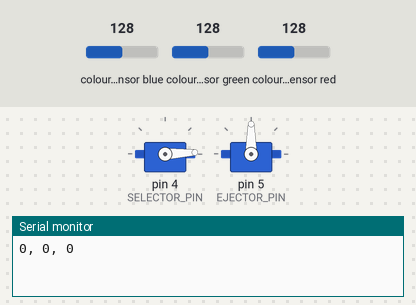
The sketch below on a simulated Arduino Uno, built with avr-gcc and run on an emulated ATmega328P. Parts: 2 × servo, the last lines printed to the serial monitor. Inputs (shaded band) come from the test bench; at power-on: colour sensor blue 128, colour sensor green 128, colour sensor red 128.

Above: at 0.05 s.
At 1.15 s:
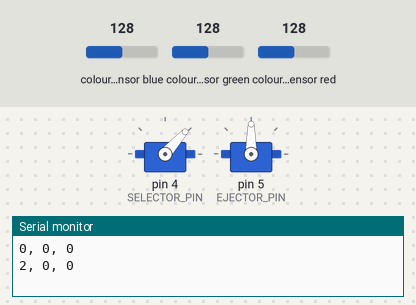
At 2.3 s:
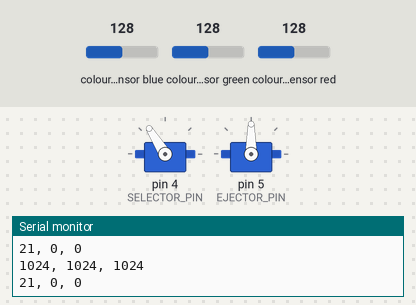
At 4.55 s:
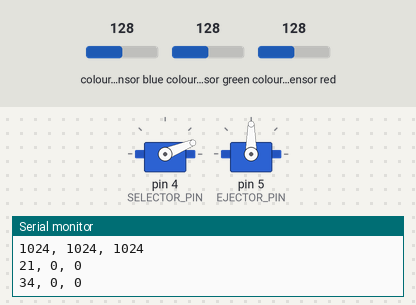
Timing chart, 0 to 6.1 s (numbered marks = the images above):
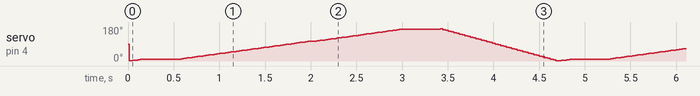

The sketch:

ColorSorter.ino
```cpp
//
// A (little) brick by color sorter
//
// Components:
// * selector: selects a brick and moves it to the detector and ejector.
// * detector: detects the color of a brick and maps oit to a color number
// * ejector: moves a brick to a bucket based on the color number
//

#include "ColorSelector.h"
#include "ColorDetector.h"
#include "ColorEjector.h"

// the components used by the sorter
#define SELECTOR_PIN 4
ColorSelector selector(SELECTOR_PIN);
ColorDetector detector;
#define EJECTOR_PIN 5
ColorEjector ejector(EJECTOR_PIN);

#define SORTER_STATE_ERROR 0
#define SORTER_STATE_INIT 1
#define SORTER_STATE_SELECT_FUNNEL 2
#define SORTER_STATE_SELECT_DETECT 3
#define SORTER_STATE_DETECT 4
#define SORTER_STATE_EJECT 5
int sorter_state = SORTER_STATE_INIT;

void setup() {
  Serial.begin(115200);
  while (! Serial) ;

  // start the engine
  if (! selector.begin()) {
    Serial.println(F("Failed to setup selector!"));
    sorter_state = SORTER_STATE_ERROR;
  }
  if (! detector.begin()) {
    Serial.println(F("Failed to setup detector!"));
    sorter_state = SORTER_STATE_ERROR;
  }
  if (! ejector.begin()) {
    Serial.println(F("Failed to setup ejector!"));
    sorter_state = SORTER_STATE_ERROR;
  }
}

void loop() {
  // FSM to run the sorter
  switch (sorter_state) {
    case SORTER_STATE_INIT:
      selector.home();
      sorter_state = SORTER_STATE_SELECT_FUNNEL;
      break;
    case SORTER_STATE_SELECT_FUNNEL:
      selector.funnel();
      // TODO: wait for brick dropped from funnel
      delay(400);
      sorter_state = SORTER_STATE_SELECT_DETECT;
      break;
    case SORTER_STATE_SELECT_DETECT:
      selector.detector();
      sorter_state = SORTER_STATE_DETECT;
      break;
    case SORTER_STATE_DETECT:
      if (detector.bucketAvailable()) {
        sorter_state = SORTER_STATE_EJECT;
      }
      break;
    case SORTER_STATE_EJECT:
      ejector.select(detector.bucket());
      selector.ejector();
      sorter_state = SORTER_STATE_INIT;
      // TODO: wait for brick dropped to ejector
      delay(400);
      break;
    case SORTER_STATE_ERROR:
      Serial.println(F("**error detected: stopped!"));
      break;
    default:
      Serial.println(F("invalid state!"));
      break;
  }
  Serial.print(selector.pos() / 5); Serial.print(", ");
  Serial.print(detector.bucket()); Serial.print(", ");
  Serial.print(ejector.pos() / 5); Serial.println();

}
```

ColorDetector.h
```cpp
#ifndef ColorDetector_h
#define ColorDetector_h

#include <Arduino.h>
#include "ColorSensor.h"
#include "ColorMapper.h"

// ColorDetector: detects the color of a brick and maps oit to a color number
// known operations:
// * measure the color of a brick
// * map a color value ot a color number
class ColorDetector {
private:
  int measure_ms = 400;
  int color_nr = 0;
  ColorSensor sensor;
public:
  ColorDetector() {}
  int begin() { return sensor.begin(); }
  int bucketAvailable() {
    sensor.read();
    /* add some trace infor */
    Serial.print(sensor.r); Serial.print(", ");
    Serial.print(sensor.g); Serial.print(", ");
    Serial.print(sensor.b); Serial.println();

    color_nr = ColorMapper::detect(sensor.r, sensor.g, sensor.b);
    color_nr += 1;
    return 1; }
  int bucket() { return color_nr; }
};

#endif
```

ColorEjector.h
```cpp
#ifndef ColorEjector_h
#define ColorEjector_h

#include <Arduino.h>
#include "ColorServo.h"

// ColorEjector: moves a brick to a bucket based on the color number
// knows the posotion of a bucket by number.
class ColorEjector : public ColorServo {
private:
  int bucketStep_deg = 10;
public:
  ColorEjector(int pin) : ColorServo(pin) { }
  int begin() { servo.attach(servoPin); return 1; }
  int select(int bucket) {
    int endPos_deg = bucket*bucketStep_deg;
    if (endPos_deg > pos_deg)
      inc(endPos_deg, 1);
    else
      dec(endPos_deg, 1);
    return bucket;
  }
};

#endif
```

ColorMapper.h
```cpp
/*
 * ColorMapper - Maps the color of a brick to a list of colors
 */
#ifndef ColorMapper_h
#define ColorMapper_h

#include <Arduino.h>

namespace ColorMapper {
/* color definition */
typedef int color[3]; /* RGB color values */
#define red(c)    c[0]
#define blue(c)   c[1]
#define green(c)  c[2]

/* List of values */
const int MAX_BRICKS=16;
color bricks[MAX_BRICKS] = {
  { 141, 198, 182 },  /*  0: blank */
  { 107, 163, 140 },  /*  1: black */
  { 172, 246, 233 },  /*  2: light grey */
  { 133, 194, 175 },  /*  3: dark grey */
  { 158, 229, 219 },  /*  4: light blue */
  { 131, 200, 183 },  /*  5: dark blue */
  { 317, 406, 397 },  /*  6: white */
  { 236, 307, 273 },  /*  7: light brown */
  { 162, 185, 146 },  /*  8: middle brown */
  { 141, 182, 156 },  /*  9: brown */
  { 149, 175, 149 },  /* 10: darker brown */
  { 158, 183, 155 },  /* 11: orange brown */
  { 178, 178, 159 },  /* 12: red */
  { 132, 167, 144 },  /* 13: red brown */
  { 121, 163, 139 },  /* 14: dark brown */
  { 136, 190, 164 }   /* 15: darkest brown */
};

int distance (color c1, color c2)
{
  int result = 0;
  result += abs(red(c2) - red(c1));
  result += abs(green(c2) - green(c1));
  result += abs(blue(c2) - blue(c1));
  return result;
}
int detect_limit = 10;
int detect(color ref, int limit=detect_limit) {
  int result = -1;
  int best = 256 + 256 + 256;
  for (int i = 0; i < MAX_BRICKS; i++) {
    int actual = distance(bricks[i], ref);
    if (actual > limit)
      continue;
    if (actual > best)
      continue;
     result = i;
     best = actual;
  }
  return result;
}
int detect(int r, int g, int b, int limit=detect_limit) {
  color ref;
  red(ref) = r; green(ref) = g; blue(ref) = b;
  return detect(ref, limit);
}
}
#endif
```

ColorSelector.h
```cpp
#ifndef ColorSelector_h
#define ColorSelector_h

#include <Arduino.h>
#include "ColorServo.h"

// ColorSelector: selects a brick and moves it to the detector and ejector.
// known positions:
// * funnel
// * detector
// * ejector
// * home
class ColorSelector : public ColorServo {
private:
  int homePos_deg = 0;
  int funnelPos_deg = 5+5;
  int detectorPos_deg = 95+10;
  int ejectorPos_deg = 170;
public:
  ColorSelector(int pin) : ColorServo(pin) {}
  void home() { dec(homePos_deg, 2); }
  void funnel() { inc(funnelPos_deg, 1); }
  void detector() { inc(detectorPos_deg, 1); }
  void ejector() { inc(ejectorPos_deg, 1); }
};

#endif
```

ColorSensor.h
```cpp
#ifndef ColorSensor_h
#define ColorSensor_h

#include <Arduino.h>
// I2C device with address 39
#include "Adafruit_APDS9960.h"

// ColorSensor: measures the color of a single brick
//
// * read: reads a live color value
// * r,g,b: access to the color values read
//
class ColorSensor {
private:
  int delay_ms = 5;
  Adafruit_APDS9960 sensor;
public:
  uint16_t r, g, b, c;
public:
  ColorSensor() {}
  int begin() {
    int ret = sensor.begin();
    if (ret != 0) {
      sensor.enableColor(true);
    }
    return ret;
  }
  void read() {
    while (! sensor.colorDataReady()) {
      delay(delay_ms);
    }
    sensor.getColorData(&r, &g, &b, &c);
  }
};
#endif
```

ColorServo.h
```cpp
#ifndef ColorServo_h
#define ColorServo_h

#include <Arduino.h>
#include <Servo.h>
// ColorServo: basic servo handling.
class ColorServo {
protected:
  int delay_ms = 15;
  int pos_deg = 0;
  int servoPin;
  Servo servo;
public:
  ColorServo(int pin) { servoPin = pin; }
  int begin() { servo.attach(servoPin); return 1; }
  int pos() { return pos_deg; }
protected:
  void inc(int step_deg) { servo.write(pos_deg); delay(delay_ms); pos_deg += step_deg; }
  void inc(int stopPos_deg, int step_deg) {
    while(pos_deg < stopPos_deg)
      inc(step_deg);
    pos_deg = stopPos_deg;
  }
  void dec(int step_deg) { servo.write(pos_deg); delay(delay_ms); pos_deg -= step_deg; }
  void dec(int stopPos_deg, int step_deg) {
    while(pos_deg > stopPos_deg)
      dec(step_deg);
    pos_deg = stopPos_deg;}
};

#endif
```
